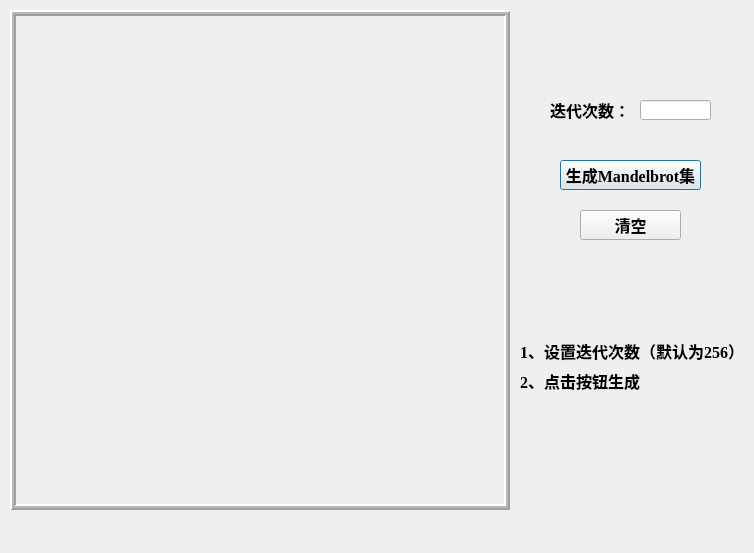
<?xml version="1.0" encoding="UTF-8"?>
<ui version="4.0">
 <class>Mandelbrot</class>
 <widget class="QDialog" name="Mandelbrot">
  <property name="geometry">
   <rect>
    <x>0</x>
    <y>0</y>
    <width>754</width>
    <height>553</height>
   </rect>
  </property>
  <property name="windowTitle">
   <string>Dialog</string>
  </property>
  <widget class="QPushButton" name="GenarteMandelbrot">
   <property name="geometry">
    <rect>
     <x>560</x>
     <y>160</y>
     <width>141</width>
     <height>30</height>
    </rect>
   </property>
   <property name="font">
    <font>
     <family>Times New Roman</family>
     <pointsize>12</pointsize>
     <weight>75</weight>
     <bold>true</bold>
    </font>
   </property>
   <property name="text">
    <string>生成Mandelbrot集</string>
   </property>
  </widget>
  <widget class="QLabel" name="label_5">
   <property name="geometry">
    <rect>
     <x>550</x>
     <y>100</y>
     <width>81</width>
     <height>20</height>
    </rect>
   </property>
   <property name="font">
    <font>
     <family>Aharoni</family>
     <pointsize>12</pointsize>
     <weight>75</weight>
     <bold>true</bold>
    </font>
   </property>
   <property name="text">
    <string>迭代次数：</string>
   </property>
  </widget>
  <widget class="QPushButton" name="Clear">
   <property name="geometry">
    <rect>
     <x>580</x>
     <y>210</y>
     <width>101</width>
     <height>30</height>
    </rect>
   </property>
   <property name="font">
    <font>
     <family>Times New Roman</family>
     <pointsize>12</pointsize>
     <weight>75</weight>
     <bold>true</bold>
    </font>
   </property>
   <property name="text">
    <string>清空</string>
   </property>
  </widget>
  <widget class="QLineEdit" name="MaxIteration">
   <property name="geometry">
    <rect>
     <x>640</x>
     <y>100</y>
     <width>71</width>
     <height>20</height>
    </rect>
   </property>
  </widget>
  <widget class="QLabel" name="label">
   <property name="geometry">
    <rect>
     <x>10</x>
     <y>10</y>
     <width>500</width>
     <height>500</height>
    </rect>
   </property>
   <property name="frameShape">
    <enum>QFrame::Box</enum>
   </property>
   <property name="frameShadow">
    <enum>QFrame::Raised</enum>
   </property>
   <property name="lineWidth">
    <number>2</number>
   </property>
   <property name="midLineWidth">
    <number>2</number>
   </property>
   <property name="text">
    <string/>
   </property>
  </widget>
  <widget class="QLabel" name="label_15">
   <property name="geometry">
    <rect>
     <x>520</x>
     <y>340</y>
     <width>271</width>
     <height>21</height>
    </rect>
   </property>
   <property name="font">
    <font>
     <family>Times New Roman</family>
     <pointsize>12</pointsize>
     <weight>75</weight>
     <bold>true</bold>
    </font>
   </property>
   <property name="text">
    <string>1、设置迭代次数（默认为256）</string>
   </property>
  </widget>
  <widget class="QLabel" name="label_17">
   <property name="geometry">
    <rect>
     <x>520</x>
     <y>370</y>
     <width>271</width>
     <height>21</height>
    </rect>
   </property>
   <property name="font">
    <font>
     <family>Times New Roman</family>
     <pointsize>12</pointsize>
     <weight>75</weight>
     <bold>true</bold>
    </font>
   </property>
   <property name="text">
    <string>2、点击按钮生成</string>
   </property>
  </widget>
 </widget>
 <resources/>
 <connections/>
</ui>
